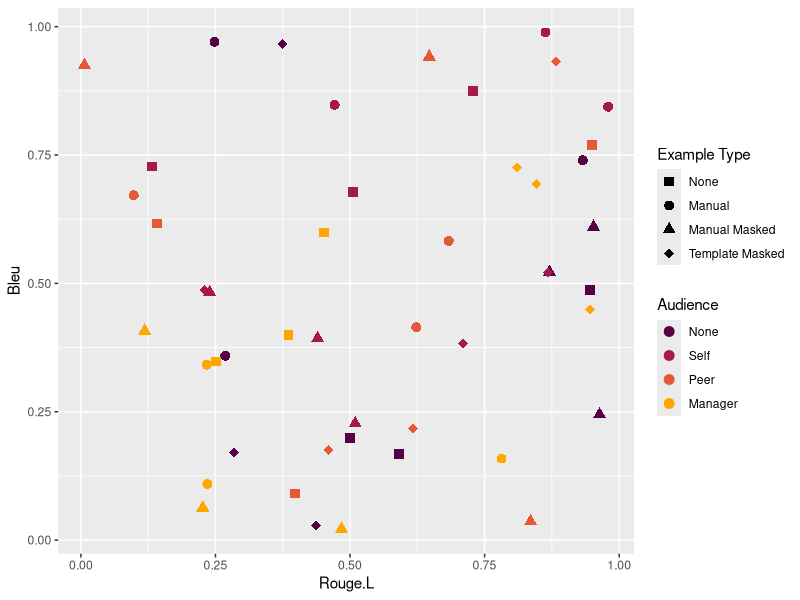
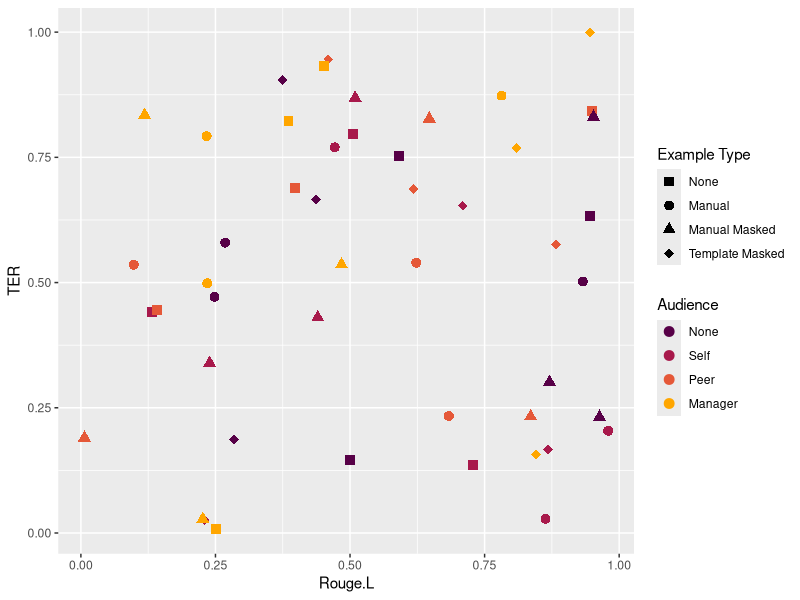
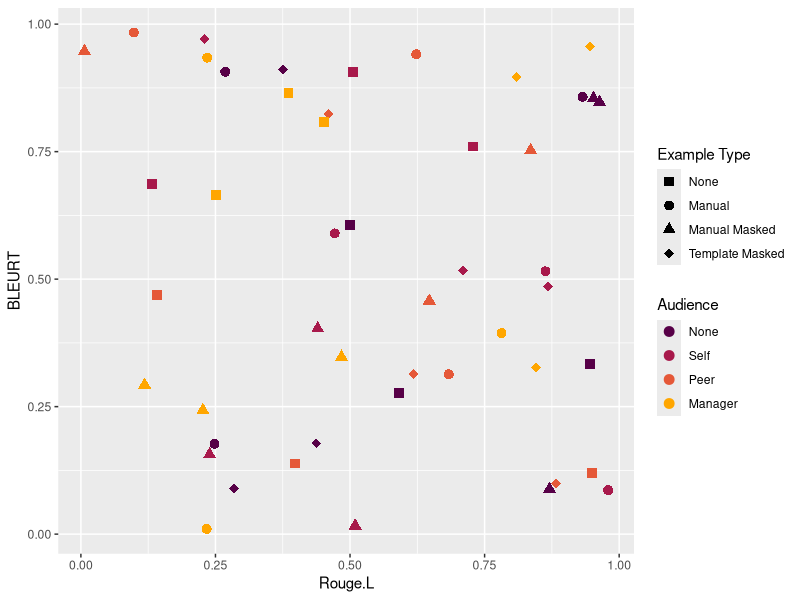
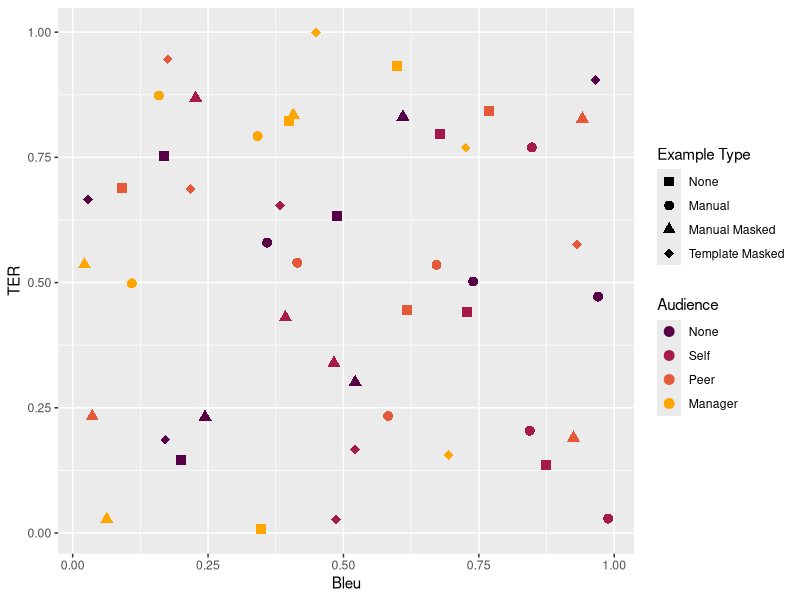
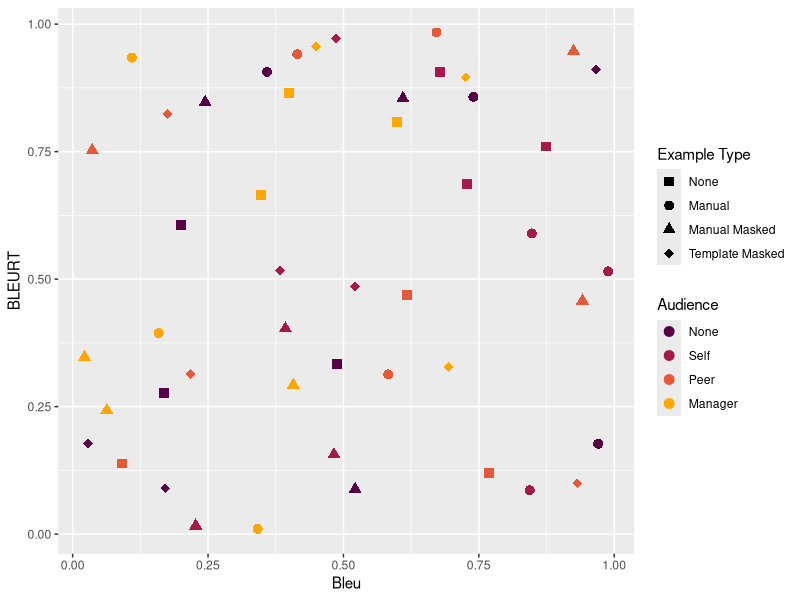
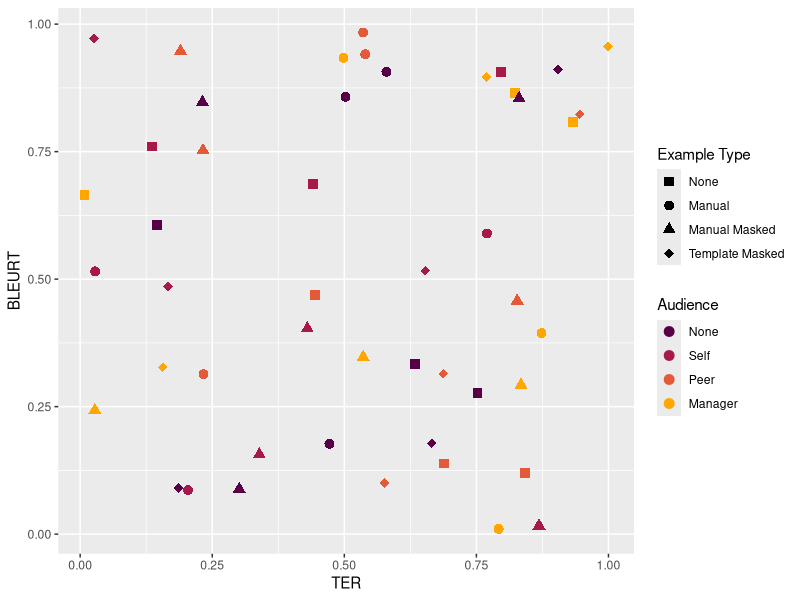
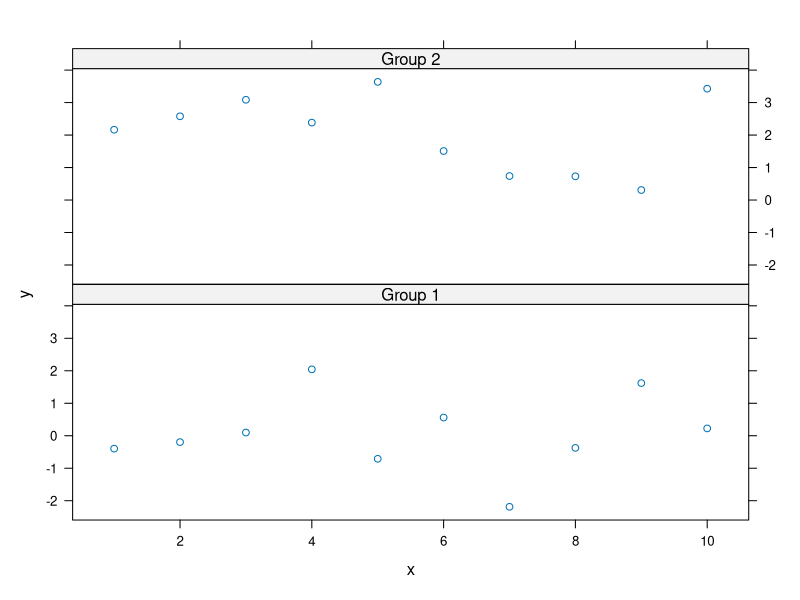
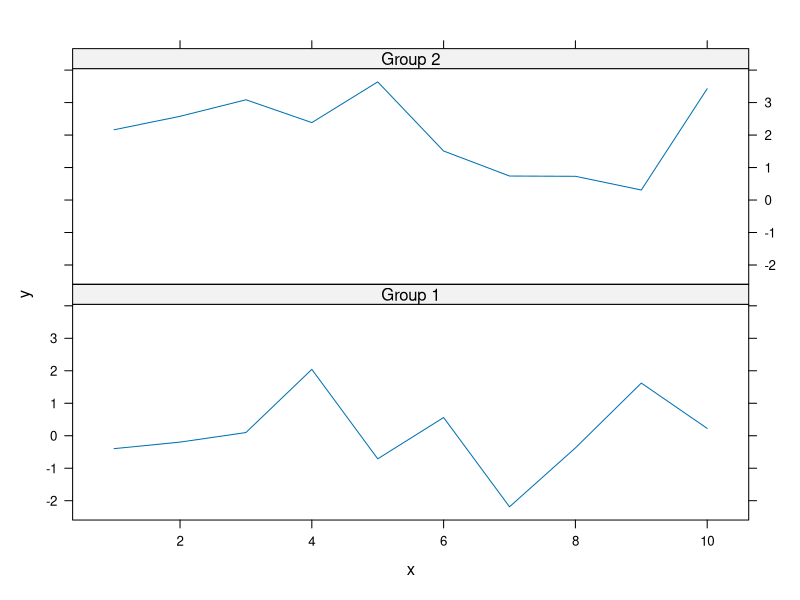

These charts were generated, in order, by the following R code: (Note: this script raises an error after producing the figures.)
####
# Generates visualizations of the NLP metrics
# Will generate pairwise comparisons for each metric, as well as faceted views by participant number and by ground truth type.
# Should be outputting the visualizations in figs/v2
####


# Load required packages
library(ggplot2)
library(dplyr)

# Read the CSV file
data <- read.csv("data/randomValues.csv")

# Set Data columns as factors
data$Audience <- factor(data$Audience)
data$Example.Type <- factor(data$Example.Type)
data$User.Number <- factor(data$User.Number)
data$Ground.Truth <- factor(data$Ground.Truth)

levels(data$Audience) <- c("None", "Self", "Peer", "Manager")
levels(data$Example.Type) <- c("None", "Manual", "Manual Masked", "Template Masked")
levels(data$Ground.Truth) <- c("manual", "baseline", "additional")

# Define the factor levels for color and assign them to the first two columns
# colors <- c("red", "blue", "green", "yellow") # too gaudy
# colors <- c("#570047", "#82036A", "#A70F88", "#C621A3", "#CF3FCA", "#C45DD7", "#BD7BDF", "#BF9AE7") #Too many steps.
colors <- c("#570047", "#a8194b", "#e55838", "#ffa600")
shapes <- c(15,16,17,18) #solid Square, Circle, Triangle, Diamond
factors <- c("Audience", "Example", "User")

folder <- "by_metric_pairs"

# Generate scatterplots for each pair of columns
for (i in 5:(length(data)-1)) {
  for (j in (i + 1):length(data)) {
    # Create a new plot for each pair of columns
    plot_title <- paste(colnames(data)[i], "vs.", colnames(data)[j])
    p <- ggplot(data, aes_string(x = colnames(data)[i], y = colnames(data)[j])) +
      # geom_point(aes(color = factor(.data[[factors[1]]]), shape = factor(.data[[factors[2]]])),
      geom_point( aes(color = Audience, shape = Example.Type),
                  size = 3) +
      scale_color_manual(values = colors) +
      # scale_shape(solid=TRUE, name = "Example Type")+
      scale_shape_manual(values = shapes, name = "Example Type")
    labs(title = plot_title, x = colnames(data)[i], y = colnames(data)[j])
    
    # Save the plot as an image
    ggsave(filename = paste0("figs/v2/",folder,"/scatterplot_", colnames(data)[i], "_", colnames(data)[j], ".png"), plot = p)
    
    # Print the plot
    print(p)
  }
}

####### New



library(lattice)

# Create a sample data frame
data <- data.frame(
  x = rep(1:10, 2),  # x values
  y = c(rnorm(10), rnorm(10, mean = 2)),  # y values
  group = rep(c("Group 1", "Group 2"), each = 10)  # group labels
)

# Create a scatter plot with small multiples
xyplot(y ~ x | group, data = data, type = "p", layout = c(1, 2))

# Create line plots with small multiples
xyplot(y ~ x | group, data = data, type = "l", layout = c(1, 2))

# xyplot(data = data, )




####### /new


folder <- "by_user"

get_min_max <- function(column_name) {
  # Find the column index with the same name
  col_index <- match(column_name, names(data))
  
  # Check if the column exists
  if (is.na(col_index)) {
    stop("Column '", column_name, "' does not exist in the data.")
  }
  
  # Calculate the minimum and maximum values of the column
  min_value <- min(data[, col_index], na.rm = TRUE)
  max_value <- max(data[, col_index], na.rm = TRUE)
  
  # print(paste(min_value,"< x < ",max_value))
  
  # Return the results as a list
  result <- c(min_value, max_value)
  return(result)
}


#make a list of the column names
cont.vars <- colnames(data)[5:length(data)]

#generate faceted scatterplots for each column
for(k in cont.vars){
  p <- ggplot(data=data, 
              aes_string(x="Audience", y=k, 
                         group="User.Number",
                         shape="User.Number",
                         color="User.Number")) + 
    geom_point(size = 3) +
    scale_color_manual(values = colors) + #, name = "User ID") +
    # scale_shape_manual(values = shapes, name = "User ID") + 
    # geom_boxplot()+
    labs(title =
           paste0(k," by Audience, Example Type, and User Number")) +
    scale_x_discrete("Audience") +
    # scale_y_continuous(limits = c(0,1)) + 
    scale_y_continuous(limits = get_min_max(k)) +
    facet_grid(.~Example.Type )
  print(p)
  ggsave(filename = paste0("figs/v2/",folder,"/faceted-",k,".png"), plot = p)
}



folder <- "by_ground_truth"

get_min_max <- function(column_name) {
  # Find the column index with the same name
  col_index <- match(column_name, names(data))
  
  # Check if the column exists
  if (is.na(col_index)) {
    stop("Column '", column_name, "' does not exist in the data.")
  }
  
  # Calculate the minimum and maximum values of the column
  min_value <- min(data[, col_index], na.rm = TRUE)
  max_value <- max(data[, col_index], na.rm = TRUE)
  
  # print(paste(min_value,"< x < ",max_value))
  
  # Return the results as a list
  result <- c(min_value, max_value)
  return(result)
}


#make a list of the column names
cont.vars <- colnames(data)[5:length(data)]

#generate faceted scatterplots for each column
for(k in cont.vars){
  p <- ggplot(data=data, 
              aes_string(x="Audience", y=k, 
                         group="Ground.Truth",
                         shape="Ground.Truth",
                         color="Ground.Truth")) + 
    geom_point(size = 3) +
    scale_color_manual(values = colors) + #, name = "User ID") +
    # scale_shape_manual(values = shapes, name = "User ID") + 
    # geom_boxplot()+
    labs(title =
           paste0(k," by Audience, Example Type, and Ground Truth")) +
    scale_x_discrete("Audience") +
    # scale_y_continuous(limits = c(0,1)) + 
    scale_y_continuous(limits = get_min_max(k)) +
    facet_grid(.~Example.Type )
  print(p)
  ggsave(filename = paste0("figs/v2/",folder,"/faceted-",k,".png"), plot = p)
}



